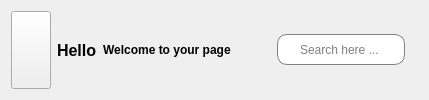
        <widget class="QWidget" name="heade_widget" native="true">
         <layout class="QHBoxLayout" name="horizontalLayout_4">
          <item>
           <layout class="QHBoxLayout" name="horizontalLayout_2">
            <item>
             <widget class="QPushButton" name="p17">
              <property name="maximumSize">
               <size>
                <width>16777215</width>
                <height>16777213</height>
               </size>
              </property>
              <property name="text">
               <string/>
              </property>
              <property name="icon">
               <iconset resource="resource.qrc">
                <normaloff>:/img/img/align-justify.svg</normaloff>:/img/img/align-justify.svg</iconset>
              </property>
              <property name="checkable">
               <bool>true</bool>
              </property>
             </widget>
            </item>
            <item>
             <widget class="QLabel" name="label">
              <property name="font">
               <font>
                <pointsize>12</pointsize>
                <bold>true</bold>
               </font>
              </property>
              <property name="text">
               <string>Hello</string>
              </property>
             </widget>
            </item>
            <item>
             <widget class="QLabel" name="label_2">
              <property name="font">
               <font>
                <bold>true</bold>
               </font>
              </property>
              <property name="text">
               <string>Welcome to your page</string>
              </property>
             </widget>
            </item>
           </layout>
          </item>
          <item>
           <spacer name="horizontalSpacer">
            <property name="orientation">
             <enum>Qt::Horizontal</enum>
            </property>
            <property name="sizeHint" stdset="0">
             <size>
              <width>40</width>
              <height>20</height>
             </size>
            </property>
           </spacer>
          </item>
          <item>
           <layout class="QHBoxLayout" name="horizontalLayout">
            <item>
             <widget class="QLineEdit" name="edit">
              <property name="minimumSize">
               <size>
                <width>0</width>
                <height>31</height>
               </size>
              </property>
              <property name="styleSheet">
               <string notr="true">QLineEdit{
	padding-left: 20px;
	border: 1px solid gray;	
	border-radius: 10px;

}</string>
              </property>
              <property name="placeholderText">
               <string>Search here ...</string>
              </property>
             </widget>
            </item>
            <item>
             <widget class="QLabel" name="label_4">
              <property name="maximumSize">
               <size>
                <width>40</width>
                <height>40</height>
               </size>
              </property>
              <property name="text">
               <string/>
              </property>
              <property name="pixmap">
               <pixmap resource="resource.qrc">:/img/img/user.svg</pixmap>
              </property>
             </widget>
            </item>
           </layout>
          </item>
         </layout>
        </widget>
